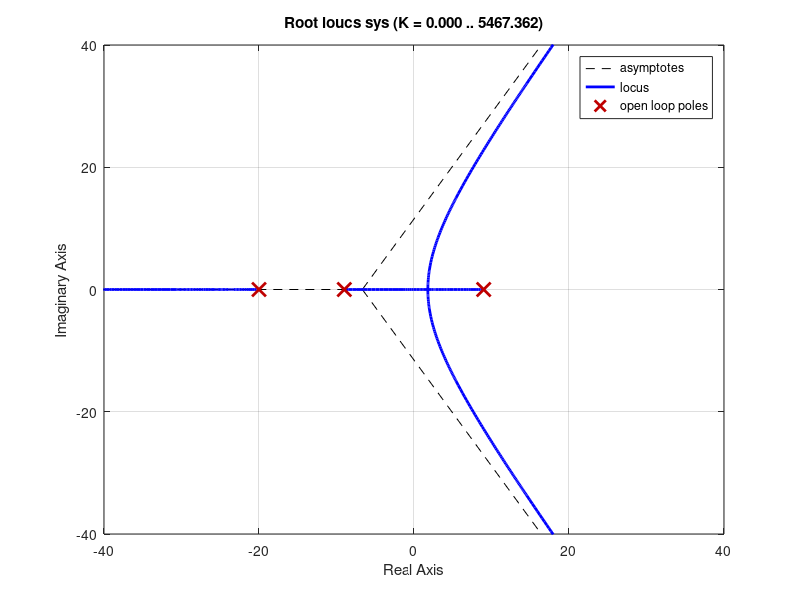

Here is the MATLAB script that generated this plot:
clc
clear
close all

%define variables
k = 1;
%transfer function
sys = tf([k],[0.05 1 -4.05 -81]);
%plot root locus
rlocus(sys)
xlim([-40 40])
ylim([-40 40])
